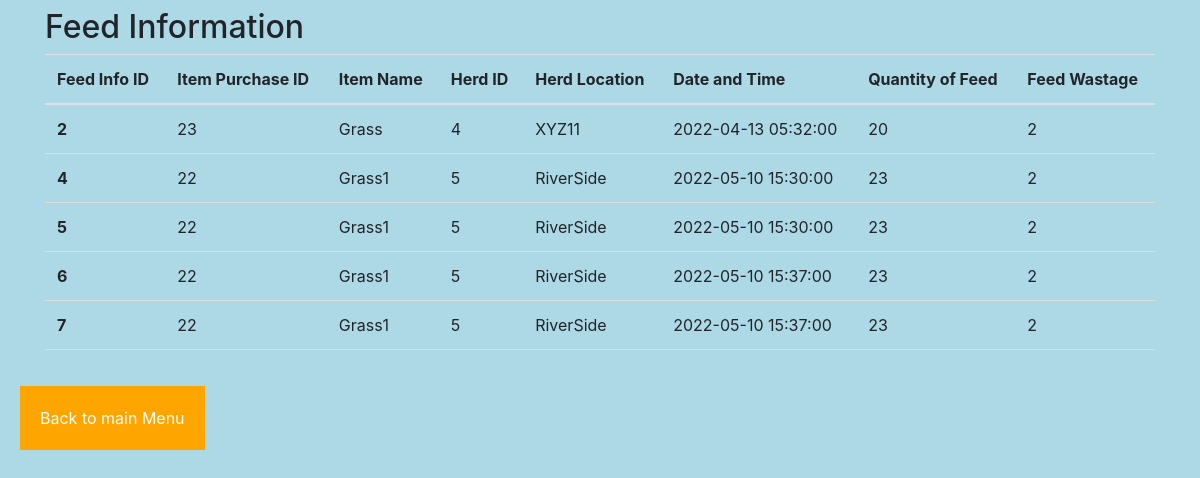
The page /Feed/FeedInfoView.php on the database its author committed.
### tables this page shows
CREATE TABLE `FeedInfo` (
  `FeedInfoID` int(11) NOT NULL,
  `ID` int(11) NOT NULL,
  `HerdID` int(11) NOT NULL,
  `Date_Time` datetime NOT NULL,
  `Quantity` int(11) NOT NULL,
  `Waste` int(11) NOT NULL
);

CREATE TABLE `ItemPurchase` (
  `ID` int(11) NOT NULL,
  `PurchaseID` int(11) NOT NULL,
  `ItemID` int(11) NOT NULL,
  `Quantity` int(11) NOT NULL,
  `Amount` int(11) NOT NULL
);

CREATE TABLE `FeedItems` (
  `ItemID` int(11) NOT NULL,
  `ItemName` varchar(50) NOT NULL,
  `Protein` int(50) NOT NULL,
  `Cost` int(50) NOT NULL
);

CREATE TABLE `Herd` (
  `HerdID` int(11) NOT NULL,
  `Location` varchar(50) NOT NULL
);

### Feed/FeedInfoView.php (the view, shortened to what this page needs)
<?php include '../dbconnect.php'; ?>
<!DOCTYPE html>
<html lang="en">
<head>
    <link rel="stylesheet" href="https://stackpath.bootstrapcdn.com/bootstrap/4.5.2/css/bootstrap.min.css">
</head>
<body>
<div class="container mt-2">
    <div class="row">
        <div class="col-md-12">
            <div class="page-header">
                <h2>Feed Information</h2>
            </div>
        <table class="table">
            <thead>
                <tr>
                    <th>Feed Info ID</th>
                    <th>Item Purchase ID</th>
                    <th>Item Name</th>
                    <th>Herd ID</th>
                    <th>Herd Location</th>
                    <th>Date and Time</th>
                    <th>Quantity of Feed</th>
                    <th>Feed Wastage</th>
                </tr>
            </thead>
            <tbody>
                <?php
                    $sql = "SELECT FeedInfo.FeedInfoID, ItemPurchase.ID, FeedItems.ItemName, FeedInfo.HerdID, Herd.Location, FeedInfo.Date_Time, FeedInfo.Quantity, FeedInfo.Waste  FROM FeedInfo INNER JOIN ItemPurchase ON FeedInfo.ID = ItemPurchase.ID INNER JOIN FeedItems ON FeedItems.ItemID = ItemPurchase.ItemID INNER JOIN Herd ON Herd.HerdID = FeedInfo.HerdID ORDER BY FeedInfo.FeedInfoID ASC";
                    $result = mysqli_query($con,$sql);?>
                    <?php if ($result->num_rows > 0): ?>
                    <?php while($array=mysqli_fetch_row($result)): ?>
                    <tr>
                        <th scope="row"><?php echo $array[0];?></th>
                        <td><?php echo $array[1];?></td>
                        <td><?php echo $array[2];?></td>
                        <td><?php echo $array[3];?></td>
                        <td><?php echo $array[4];?></td>
                        <td><?php echo $array[5];?></td>
                        <td><?php echo $array[6];?></td>
                        <td><?php echo $array[7];?></td>
                    <?php endwhile; ?>
                <?php endif; ?>
            </tbody>
      </table>
      </div>
    </div>
</div>
<form method='post' action=''>
<input type='submit' value='Back to main Menu' name='Main'
?>>
</form>
</body>
</html>

### Feed/FeedInfoView.php (style rules this page uses)
table { border-collapse: collapse; width: 100%; }
th, td { padding: 8px; text-align: left; border-bottom: 1px solid #ddd; }
body { background-color: lightblue; }
input[type= submit] { background-color: orange; border: none; text-decoration: none; color: white; padding: 20px 20px; margin: 20px 20px; cursor: pointer; }

### rows shown on the page
feedinfo: FeedInfoID "2", ID.ID "23", feeditems.ItemName "Grass", HerdID "4", HerdID.Location "XYZ11", Date_Time "2022-04-13 05:32:00", Quantity "20", Waste "2"
feedinfo: FeedInfoID "4", ID.ID "22", feeditems.ItemName "Grass1", HerdID "5", HerdID.Location "RiverSide", Date_Time "2022-05-10 15:30:00", Quantity "23", Waste "2"
feedinfo: FeedInfoID "5", ID.ID "22", feeditems.ItemName "Grass1", HerdID "5", HerdID.Location "RiverSide", Date_Time "2022-05-10 15:30:00", Quantity "23", Waste "2"
feedinfo: FeedInfoID "6", ID.ID "22", feeditems.ItemName "Grass1", HerdID "5", HerdID.Location "RiverSide", Date_Time "2022-05-10 15:37:00", Quantity "23", Waste "2"
feedinfo: FeedInfoID "7", ID.ID "22", feeditems.ItemName "Grass1", HerdID "5", HerdID.Location "RiverSide", Date_Time "2022-05-10 15:37:00", Quantity "23", Waste "2"
